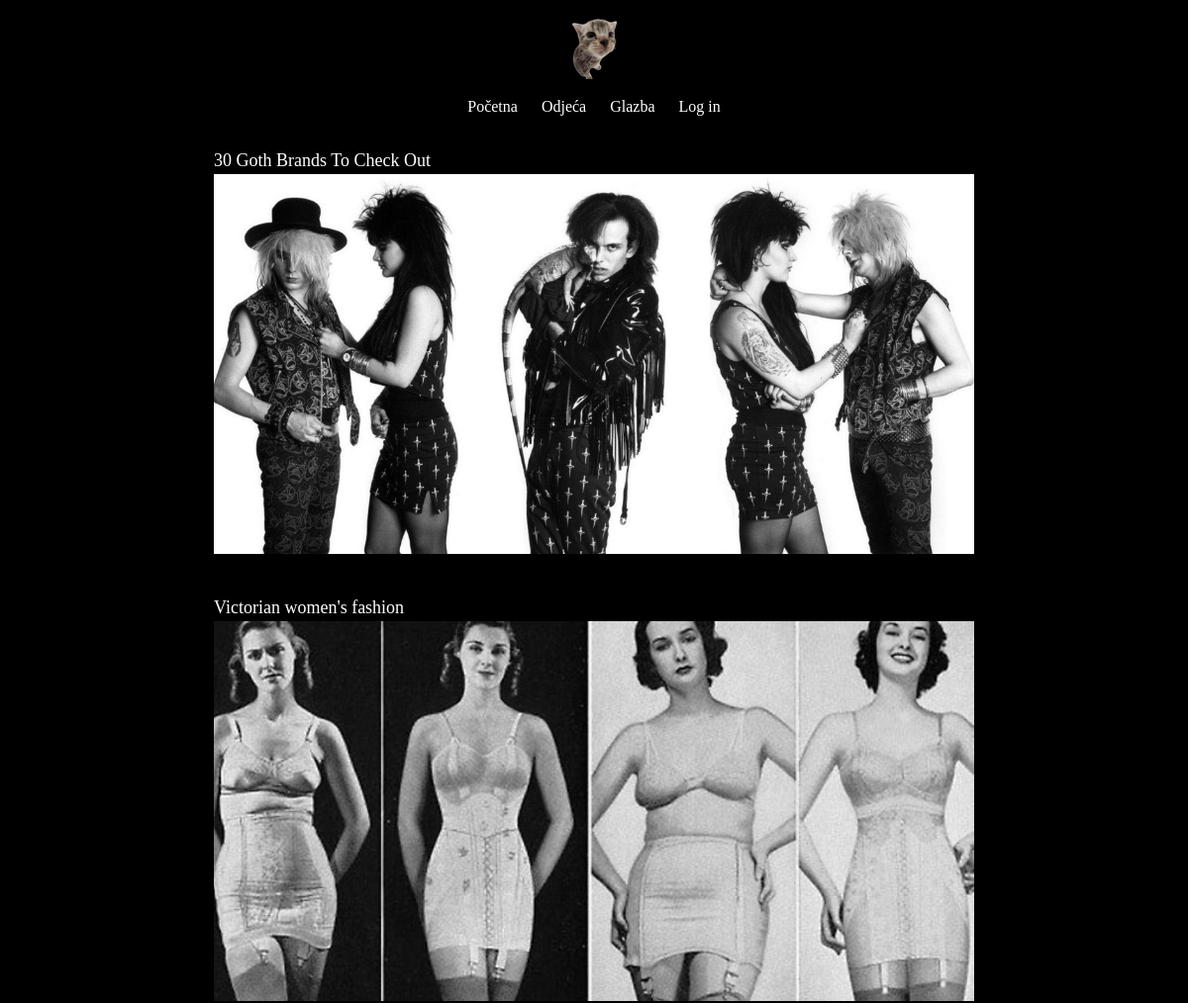
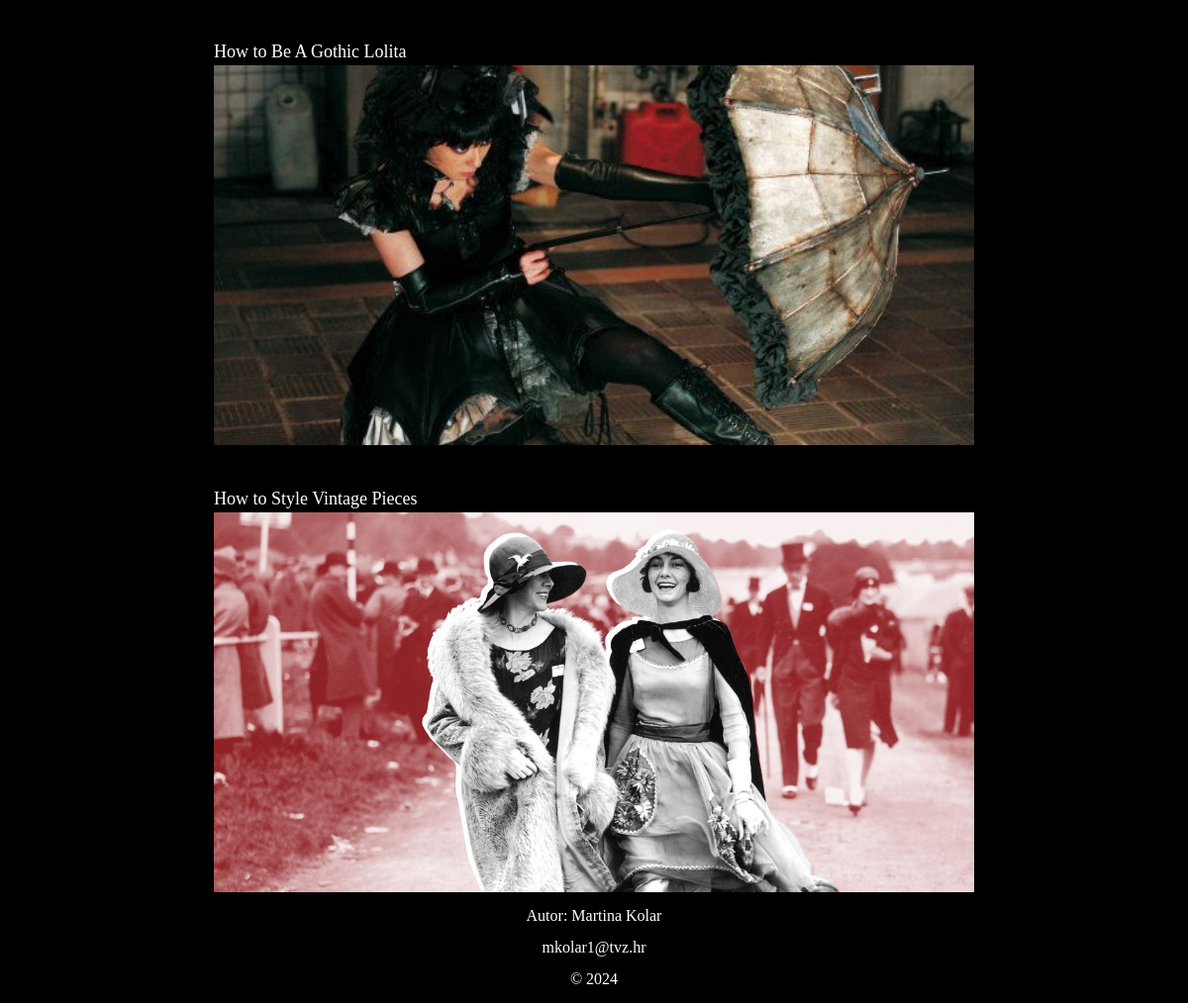
Screenshot of /clanci/kategorija.php?id=odjeca with the database file from the repository (2 pictures, top to bottom).
### tables this page shows
CREATE TABLE `clanak` (
  `id` int(11) NOT NULL,
  `datum` datetime NOT NULL,
  `naslov` varchar(64) NOT NULL,
  `sazetak` text NOT NULL,
  `tekst` text NOT NULL,
  `slika` varchar(255) NOT NULL,
  `kategorija` varchar(64) NOT NULL,
  `arhiva` tinyint(1) NOT NULL
);

### clanci/kategorija.php (the view, shortened to what this page needs)
<!DOCTYPE html>
<html lang="en">
<head>
    <link rel="stylesheet" href="../style.css">
    <script src="https://cdn.tailwindcss.com"></script>
</head>
<body class="bg-black text-white mx-auto max-w-screen-md ">
    <?php
    include '../header.php';
    include '../connect.php';
    ?>
    <section class="flex flex-col gap-y-10 text-lg font-medium">
        <?php
        $kategorija = mysqli_real_escape_string($dbc, $_GET['id']);
        $query = "SELECT * FROM clanak WHERE kategorija='$kategorija' AND arhiva=0";
        $result = mysqli_query($dbc, $query);
        while ($row = mysqli_fetch_array($result)) {
            echo '<article>';
            echo '<div>';
            echo '<div class="media_body">';
            echo '<h4 class="title">';
            echo '<a href="clanak.php?id=' . $row['id'] . '">';
            echo $row['naslov'];
            echo '</h4>';
            echo '<div>';
            echo '<img class="w-full max-h-96 object-cover" src="' . UPLPATH . $row['slika'] . '">';
            echo '</div>';
            echo '</div></div> </a>';
            echo '</article>';
        }
        ?>
    </section>
    <?php include "../footer.php" ?>
</body>
</html>

### header.php (shortened to what this page needs)
<header class="bg-black text-white flex flex-col w-full items-center mb-7">
    <a href="/PWA-projekt/index.php"><img class="w-16 h-16 m-4" src="/PWA-projekt/slike/maca.ico" alt="logo" id="logo"></a>
    <nav class="navbar main_nav" role="navigation">
        <ul class="main nav navbar-nav flex gap-x-6">
            <li><a href="/PWA-projekt/index.php" class="">Početna</a></li>
            <li><a href="/PWA-projekt/clanci/kategorija.php?id=odjeca" class="">Odjeća</a></li>
            <li><a href="/PWA-projekt/clanci/kategorija.php?id=glazba" class="">Glazba</a></li>
            <li><a href="/PWA-projekt/forma/login.php" class="">Log in</a></li>
        </ul>
    </nav>
</header>

### footer.php
<footer class="bg-black text-white ">
    <main class="max-w-screen-lg mx-auto flex flex-col items-center gap-y-2 mt-3 mb-3">
        <p>Autor: Martina Kolar</p>
    <p><a href="mailto:mkolar1@tvz.hr">mkolar1@tvz.hr</a></p>
    <p>&copy; 2024</p>
    </main>
</footer>

### style.css (style rules this page uses)
body { font-family: 'Cinzel', serif; }

### rows the page displays
clanak: naslov "30 Goth Brands To Check Out", slika (picture)
clanak: naslov "Victorian women's fashion", slika (picture)
clanak: naslov "How to Be A Gothic Lolita", slika (picture)
clanak: naslov "How to Style Vintage Pieces", slika (picture)
